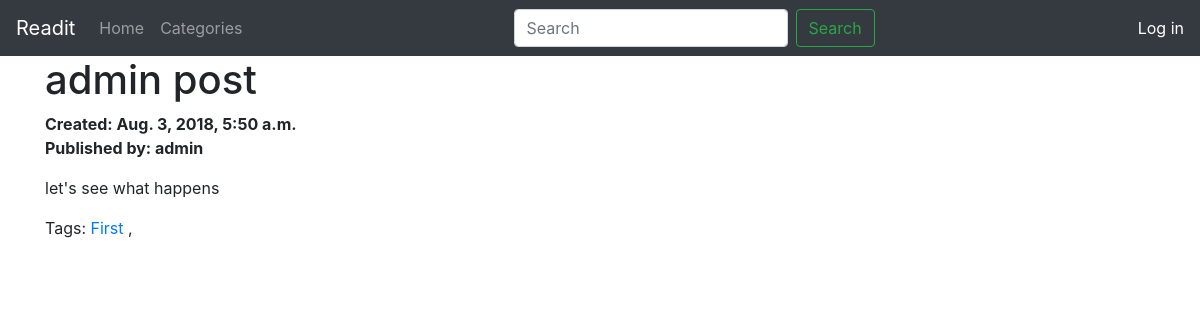
The page /blog/Posts/96/ on the database its author committed.
### blog/models.py (models this page shows, shortened)
class Post(models.Model):
    title = models.CharField(max_length=200)
    content = models.TextField()
    create_date = models.DateTimeField('Date created')
    create_by = models.ForeignKey('auth.User', related_name='posts', on_delete=models.CASCADE)
    categories = models.ManyToManyField(Category)

class Category(models.Model):
    name = models.CharField(max_length=200)
    slug = models.SlugField(max_length=50)

### blog/views.py (the view)
# urls.py: path('Posts/<int:pk>/', views.PostView.as_view(), name='detail'),
class PostView(generic.DetailView):
    model = Post
    template_name = 'blogs/post.html'

### blog/templates/blogs/post.html (shortened to what this page needs)
<head>
        <link rel="stylesheet" href="https://stackpath.bootstrapcdn.com/bootstrap/4.1.3/css/bootstrap.min.css">
        <link rel="stylesheet" href="https://use.fontawesome.com/releases/v5.2.0/css/all.css">
</head>
<body>
    <nav class="navbar navbar-expand-lg navbar-dark bg-dark">
        <a class="navbar-brand" href="/blog/">Readit</a>
        <div class="collapse navbar-collapse" id="navbarNav">
            <ul class="navbar-Nav mr-auto mt-2 mt-lg-0">
                <li class="nav-item">
                    <a class="nav-link" href="/blog/">Home</a>
                </li>
                <li class="nav-item">
                    <a class="nav-link" href="/blog/Categories">Categories</a>
                </li>
            </ul>
            <form class="form-inline mr-auto my-lg-0" method="GET" action="{% url 'blog:search' %}">
                <input class="form-control mr-sm-2" name="search" type="search" placeholder="Search" aria-label="Search">
                <button class="btn btn-outline-success my-2 my-sm-0" type="submit">Search</button>
            </form>
            <span class="navbar-text">
                {% if user.is_authenticated %}
                    Welcome, {{ user.get_username }}. <a href="{% url 'blog:profile_view' %}">Account</a>
                {% else %}
                    <a href={% url 'blog:login' %}>Log in</a>
                {% endif %}
            </span>
        </div>
    </nav>
    <div class="container">
        <h1>{{ post.title }}</h1>
        <p><b>Created: {{ post.create_date }}
            <br/> Published by: {{ post.create_by }} </b></p>
            {% autoescape off %}
                <p class ='content-markdown'>{{ post.content }}</p>
            {% endautoescape %}
        <p>Tags: {% for category in post.categories.all %}
            <a href="{% url 'blog:category' category.id %}" >{{ category.name|title }} </a>,
            {% endfor %}
        </p>
    </div>
</body>

### rows shown on the page
Post: title "admin post", create_date "Aug. 3, 2018, 5:50 a.m.", create_by "admin", content "let's see what happens"
Category: name "First"
